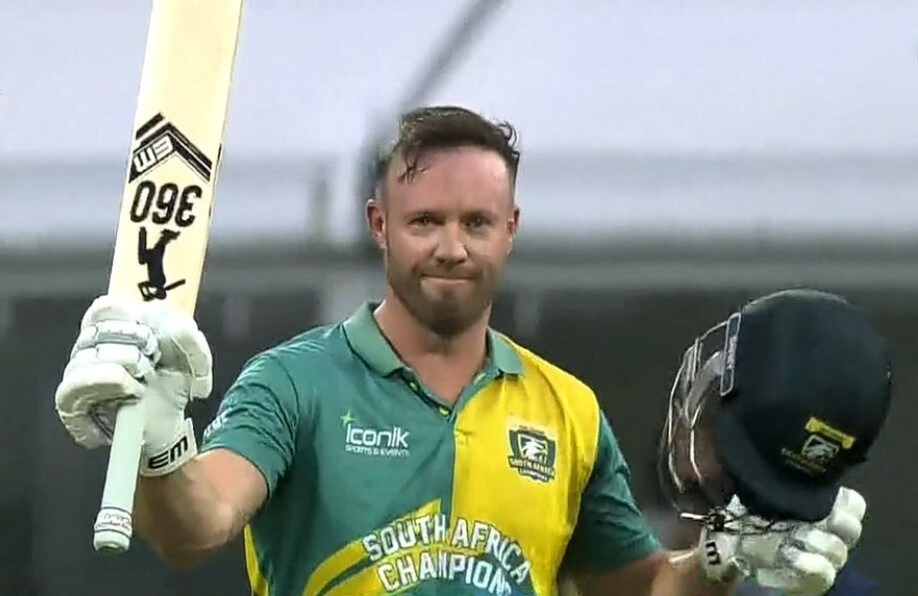
#> input picture dataset/AB De Villiers/imgi_105_tcrc7qcc_ab-de-villiers_625x300_02_August_25.jpg, 918 x 596 px, found by its file name; its folder holds only this picture in this run
$ jupyter execute --allow-errors notebook1be074fa75.ipynb
#> lines starting #> are read from the running program, lines starting #| are printed output that depends on the picture
[cell 1]
import os
import cv2
import numpy as np
from matplotlib import pyplot as plt
from sklearn.model_selection import train_test_split
from sklearn.svm import SVC
from sklearn.preprocessing import StandardScaler
from sklearn.metrics import accuracy_score, classification_report

[cell 2]
dataset_path=("/kaggle/input/sportsceleb1")

[cell 3]
img = cv2.imread("/kaggle/input/testimage1/testimages/sharapova1.jpg")
#> (the rest of this cell did not finish here and is left out)

[cell 4]
face_cascade = cv2.CascadeClassifier(cv2.data.haarcascades + 'haarcascade_frontalface_default.xml')
#> (the rest of this cell did not finish here and is left out)

[cell 5]
eye_cascade = cv2.CascadeClassifier(cv2.data.haarcascades + 'haarcascade_eye.xml')
#> (the rest of this cell did not finish here and is left out)

[cell 6]
def crop_face(image_path):
    img = cv2.imread(image_path)
    gray = cv2.cvtColor(img, cv2.COLOR_BGR2GRAY)
    face_cascade = cv2.CascadeClassifier(cv2.data.haarcascades + 'haarcascade_frontalface_default.xml')
    faces = face_cascade.detectMultiScale(gray, scaleFactor=1.1, minNeighbors=5)
    if len(faces) == 0:
        return None
    x, y, w, h = faces[0]
    cropped_face = img[y:y+h, x:x+w]
    return cropped_face

#> (the rest of this cell did not finish here and is left out)

[cell 7]
def crop_face(image_path):
    img = cv2.imread(image_path)
    if img is None:
        return None
    gray = cv2.cvtColor(img, cv2.COLOR_BGR2GRAY)
    face_cascade = cv2.CascadeClassifier(cv2.data.haarcascades + 'haarcascade_frontalface_default.xml')
    eye_cascade = cv2.CascadeClassifier(cv2.data.haarcascades + 'haarcascade_eye.xml')
    faces = face_cascade.detectMultiScale(gray, scaleFactor=1.1, minNeighbors=5)
    if len(faces) == 0:
        return None
    x, y, w, h = faces[0]
    cropped_face = img[y:y+h, x:x+w]
    gray_cropped = gray[y:y+h, x:x+w]
    eyes = eye_cascade.detectMultiScale(gray_cropped, scaleFactor=1.1, minNeighbors=10)
    if len(eyes) < 2:
        return None
    return cropped_face

[cell 8]
import os

sample_image = '/kaggle/input/testimage/sharapova2.JPG'
cropped_img = crop_face(sample_image)

if cropped_img is not None:
    plt.imshow(cv2.cvtColor(cropped_img, cv2.COLOR_BGR2RGB))
    plt.axis('off')
    plt.show()
else:
    print("No face detected in the image.")

[cell 9]
import os
import cv2
import numpy as np

# Define dataset path
dataset_path = '/kaggle/input/sportsceleb1/dataset'

# Lists to store cropped images and labels
images = []
labels = []

# Iterate through the dataset
for celeb_name in os.listdir(dataset_path):
    celeb_path = os.path.join(dataset_path, celeb_name)
    if os.path.isdir(celeb_path):  # Ensure it's a directory
        for img_name in os.listdir(celeb_path):
            img_path = os.path.join(celeb_path, img_name)
            cropped = crop_face(img_path)  # Use your existing crop_face function
#> in crop_face, img is the input picture: shape (596, 918, 3); mean B, G, R 138, 146.5, 138.6
#> in crop_face (call 2), `gray = cv2.cvtColor(img, cv2.COLOR_BGR2GRAY)`:
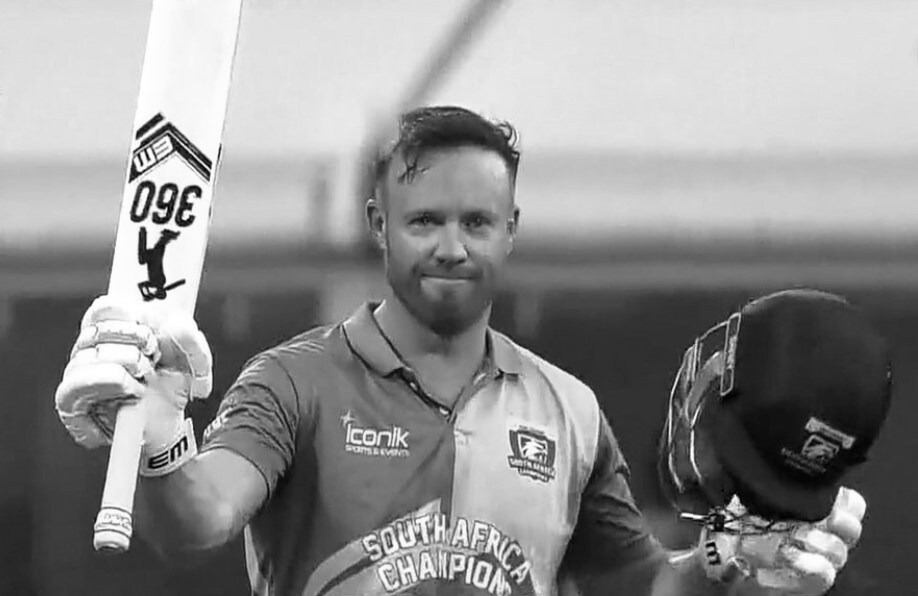
#> gray: shape (596, 918); min 0, max 255, mean 143.2
#> in crop_face (call 2), `faces = face_cascade.detectMultiScale(gray, scaleFactor=1.1, minNeighb..`: faces = [[375, 164, 152, 152], [433, 312, 199, 199]]
#> in crop_face (call 2), `x, y, w, h = faces[0]`: x = 375; y = 164; w = 152
#> in crop_face (call 2), `cropped_face = img[y:y+h, x:x+w]`:
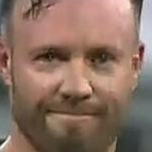
#> cropped_face: shape (152, 152, 3); mean B, G, R 98, 112, 139.2
#> in crop_face (call 2), `gray_cropped = gray[y:y+h, x:x+w]`:
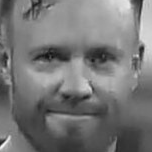
#> gray_cropped: shape (152, 152); min 17, max 246, mean 118.6
#> in crop_face (call 2), `eyes = eye_cascade.detectMultiScale(gray_cropped, scaleFactor=1.1, min..`: eyes = [[83, 40, 35, 35], [27, 39, 35, 35]]
            if cropped is not None:
                # Resize to a fixed size for consistent feature extraction
                cropped = cv2.resize(cropped, (100, 100))  # Resize to 100x100
                images.append(cropped.flatten())  # Flatten for SVM input
                labels.append(celeb_name)  # Use folder name as label
            else:
                print(f"No face detected in {img_path}")
#> pass 2 of the loop `for celeb_name in os.listdir(dataset_path):`:
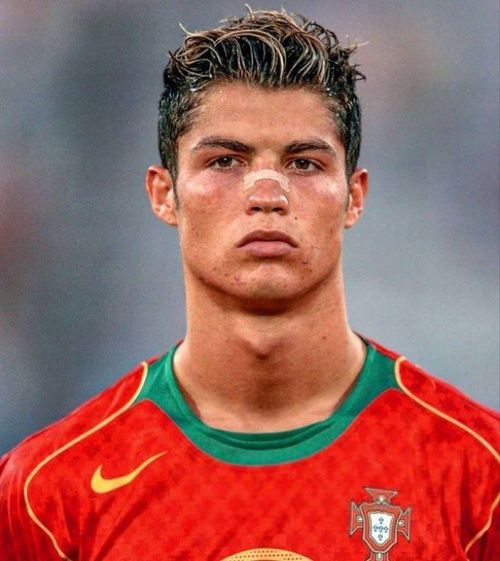
#> input picture dataset/CR7/07ac926f2b1a6b741234814acea86c08.jpg, 500 x 561 px, found by its file name
#> in crop_face, img is the input picture: shape (561, 500, 3); mean B, G, R 93.2, 98.3, 156.2
#> gray: shape (561, 500)
#> faces = [[152, 75, 230, 230]]
#> x = 152; y = 75; w = 230
#> cropped_face: shape (230, 230, 3)
#> in crop_face (call 3), `gray_cropped = gray[y:y+h, x:x+w]`:
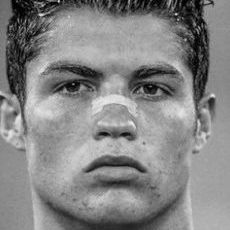
#> gray_cropped: shape (230, 230); min 0, max 234, mean 132.6
#> eyes = [[48, 65, 44, 44], [130, 70, 41, 41]]
#> `cropped = cv2.resize(cropped, (100, 100))`:
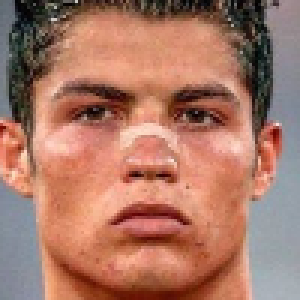
#> cropped: shape (100, 100, 3) (shown 3 times larger); mean B, G, R 102.1, 119.3, 169.9

# Convert to numpy arrays
images = np.array(images)
labels = np.array(labels)

# Print summary
print(f"Processed {len(images)} images.")
#| Processed 2 images.
print(f"Unique celebrities: {np.unique(labels)}")
